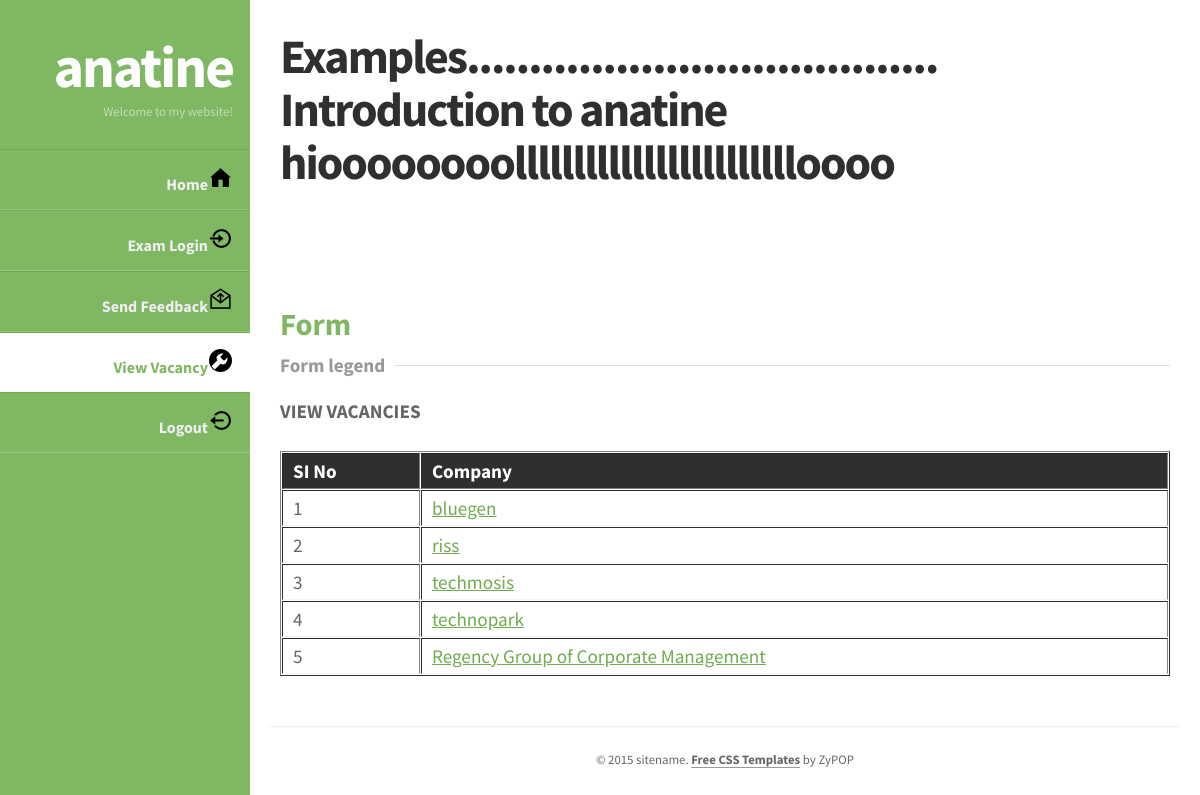
Screenshot of /view_vacancies_student.php with the database file from the repository.
### tables this page shows
CREATE TABLE `companies` (
  `cid` int(10) NOT NULL AUTO_INCREMENT,
  `company_name` varchar(50) NOT NULL,
  `place` varchar(50) NOT NULL,
  `city` varchar(50) NOT NULL,
  `post` varchar(50) NOT NULL,
  `pin` int(10) NOT NULL,
  `email_id` varchar(50) NOT NULL,
  `contact_no1` varchar(20) NOT NULL,
  `contact_no2` varchar(20) NOT NULL,
  `website` varchar(200) NOT NULL,
  `logid` int(10) NOT NULL,
  PRIMARY KEY (`cid`)
);

### view_vacancies_student.php (the view, shortened to what this page needs)
<!doctype html>
<?php
$con=mysqli_connect("localhost","root","","online_examination");
?>
<html>
<head>
<link rel="stylesheet" href="styles1.css" type="text/css" />
</head>
<body>
		<section id="body" class="width">
			<aside id="sidebar" class="column-left">
			<header>
				<h1><a href="#">anatine</a></h1>
				<h2>Welcome to my website!</h2>
			</header>
			<nav id="mainnav">
  				<ul>
                            		<li ><a href="Student_Home.php">Home<img src="Home_20px.png" width="25" height="25"></a></li>
                           		 <li ><a href="OnlineExamLogin.php">Exam Login<img src="Login Rounded Right_30px.png" width="25" height="25"></a></li>
                           		 <li><a href="send_feedback.php">Send Feedback<img src="Feedback_25px.png" width="25" height="25"></a></li>
                            		<li class="selected-item"><a href="view_vacancies_student.php">View Vacancy<img src="Job_25px.png" width="25" height="25"></a></li>
									<li><a href="login.php">Logout<img src="Logout Rounded Left_25px.png" width="25" height="25"></a></li></ul>
			</nav>
			</aside>
			<section id="content" class="column-right">
	    <article>
			<h2>Examples......................................</h2>
<h2>Introduction to anatine hioooooooolllllllllllllllllllllllloooo</h2>
				<p>&nbsp;</p>
				<p>&nbsp;</p>
				<h3>Form</h3>
				<fieldset>
					<legend>Form legend</legend>
					<form id="form1" name="form1" method="post" action="">
						 <p><strong>VIEW VACANCIES </strong></p>
						 <?php
	$str="select * from companies  ";
	$res=mysqli_query($con,$str);
	if(mysqli_num_rows($res)>0)
	{
	?>
    <table width="400" border="1" cellspacing="1" cellpadding="20">
      <tr>
        <th scope="col">SI No </th>
        <th scope="col">Company</th>
      </tr>
	  <?php
	$i=1;
	while($res1=mysqli_fetch_array($res))
	{
	?>
      <tr>
        <td><?php echo $i ?></td>
        <td><a href="vacancies_list.php?id=<?php echo $res1['logid']?>"><?php echo $res1['company_name'] ?></a></td>
      </tr>
	  <?php $i++ ?>
	<?php }  }else{  echo "No vacancies ";  } ?>
    </table>
					</form>
				</fieldset>
		</article>
			<footer class="clear">
				<p>&copy; 2015 sitename. <a href="http://zypopwebtemplates.com/">Free CSS Templates</a> by ZyPOP</p>
			</footer>
		</section>
	</section>
</body>
</html>

### styles1.css (style rules this page uses)
body { margin:0px auto; padding:0; background: #222; font-family: "Source Sans Pro","sans-serif"; font-size: 1.0em; color:#666; }
* { margin:0; padding:0; }
table { width:100%; text-align:left; }
th, td { padding:5px 10px; }
th { color:#fff; border-top:1px solid #222; background-color:#2F2F2F; }
td { border-bottom:1px solid #f4f4f4; }
p { line-height:2.0em; margin-bottom:20px; }
a { color:#6FAB4F; }
fieldset { display:block; border:none; border-top:1px solid #e0e0e0; }
fieldset legend { font-weight:bold; padding-right:10px; color:#999; }
fieldset form { padding-top:15px; }
h1 { font-size:2.4em; }
h2 { color:#2f2f2f; font-size:1.8em; font-weight:bold; padding:0 0 5px; margin:0; }
h3 { color:#80B763; font-size:1.6em; padding-bottom:10px; }
ul, ol { margin:0 0 35px 35px; }
li { padding-bottom:5px; }
.width { width:auto; margin: 0 auto; }
header { padding:30px 17px 30px; margin:0 auto; }
header h1 { text-align: right; }
header h1 a, header h1 a:hover, header h1 a:visited { color: #fff; font-size: 1.5em; text-decoration: none; letter-spacing:-2px; }
header h2 { color:#C4DDB6; text-align: right; font-size: 0.8em; font-weight: normal; padding-bottom:0; letter-spacing:0; }
section#body { padding: 0; background: #80B763; }
section#content { margin-left: 250px; padding: 20px; background-color: #fff; }
.column-left { float:left; }
.column-right { float:right; }
aside#sidebar { width:250px; position: fixed; }
nav#mainnav ul { padding: 0; margin: 0; list-style: none; }
nav#mainnav li { padding:0; border-bottom: 1px solid #99C581; border-top: 1px solid #6FAB4F; }
nav#mainnav li.selected-item { border-bottom:none; }
nav#mainnav li.selected-item a, nav#mainnav li.selected-item a:hover { color:#80B763; font-weight:bold; background: #fff; }
nav#mainnav li a { color: #f0f0f0; display: block; padding: 15px 17px; text-align: right; font-weight: bold; text-decoration: none; }
article { padding: 10px 10px 30px; font-size: 1.2em; border-bottom: 1px solid #eee; }
article h2 { padding-bottom: 0; line-height: 1.1em; letter-spacing: -2px; font-size: 2.5em; }
footer { padding:20px 0px; }
footer p { color:#666; margin:0; font-size:0.8em; text-align: center; }
footer p a { color:#666; font-weight:bold; text-decoration:none; border-bottom:1px solid #999; }
.clear:after { display: block; clear: both; visibility: hidden; line-height: 0; height: 0; }
.clear { clear: both; display: inline-block; }
.clear { display: block; }

### rows the page displays
companies: company_name "bluegen"
companies: company_name "riss"
companies: company_name "techmosis"
companies: company_name "technopark"
companies: company_name "Regency Group of Corporate Management"
